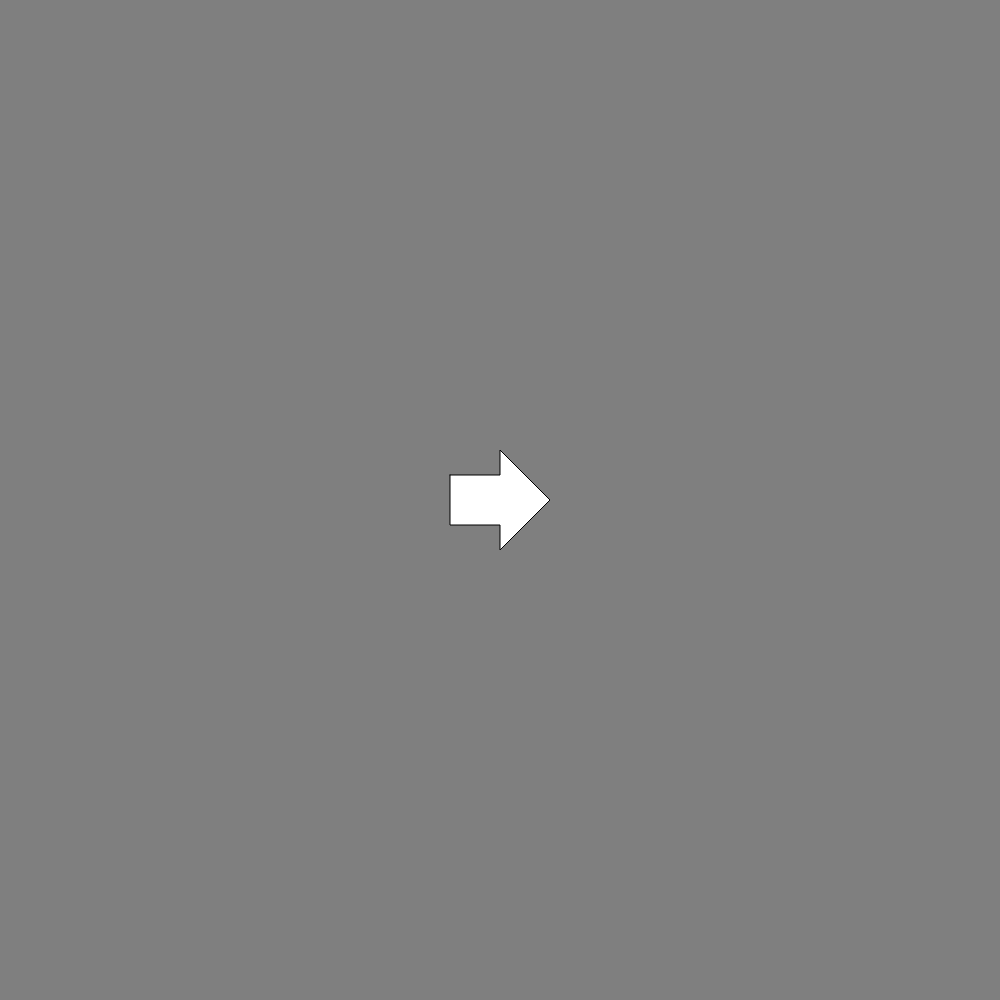
Frame 1 (no input)
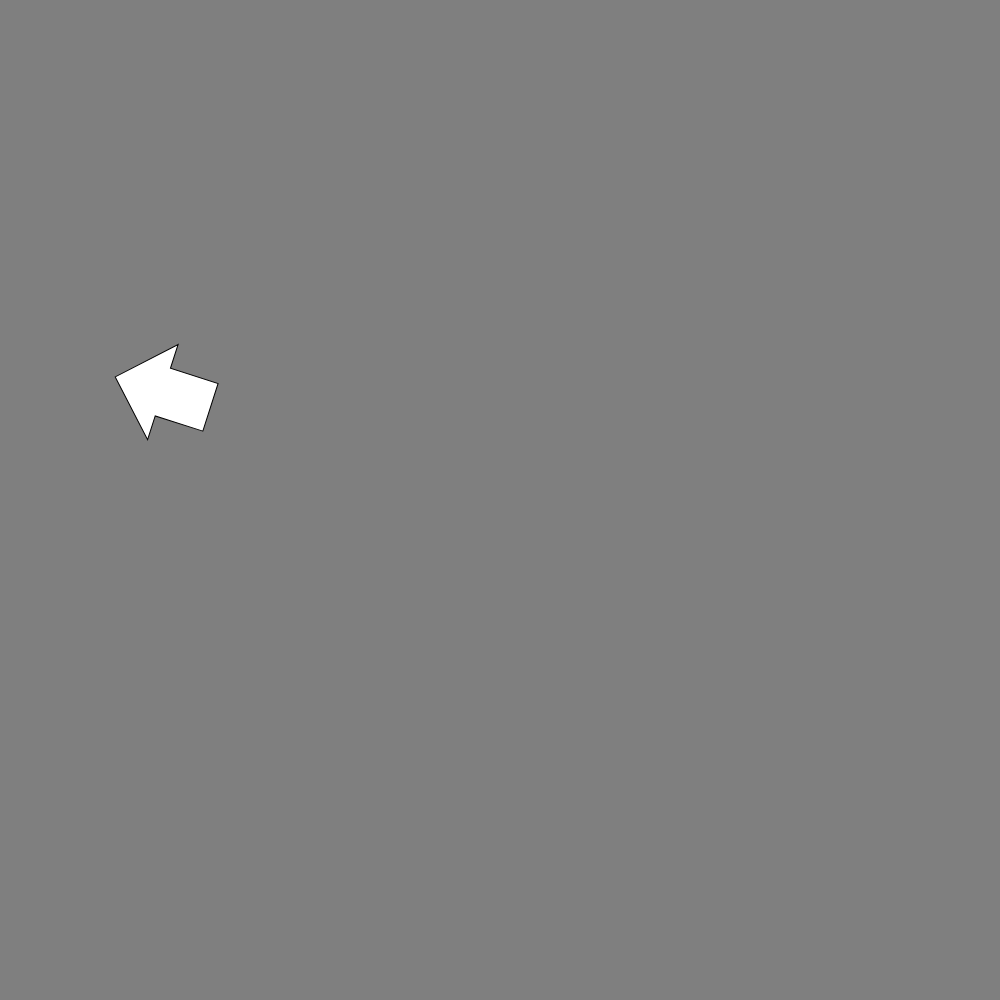
Frame 60 (no input)
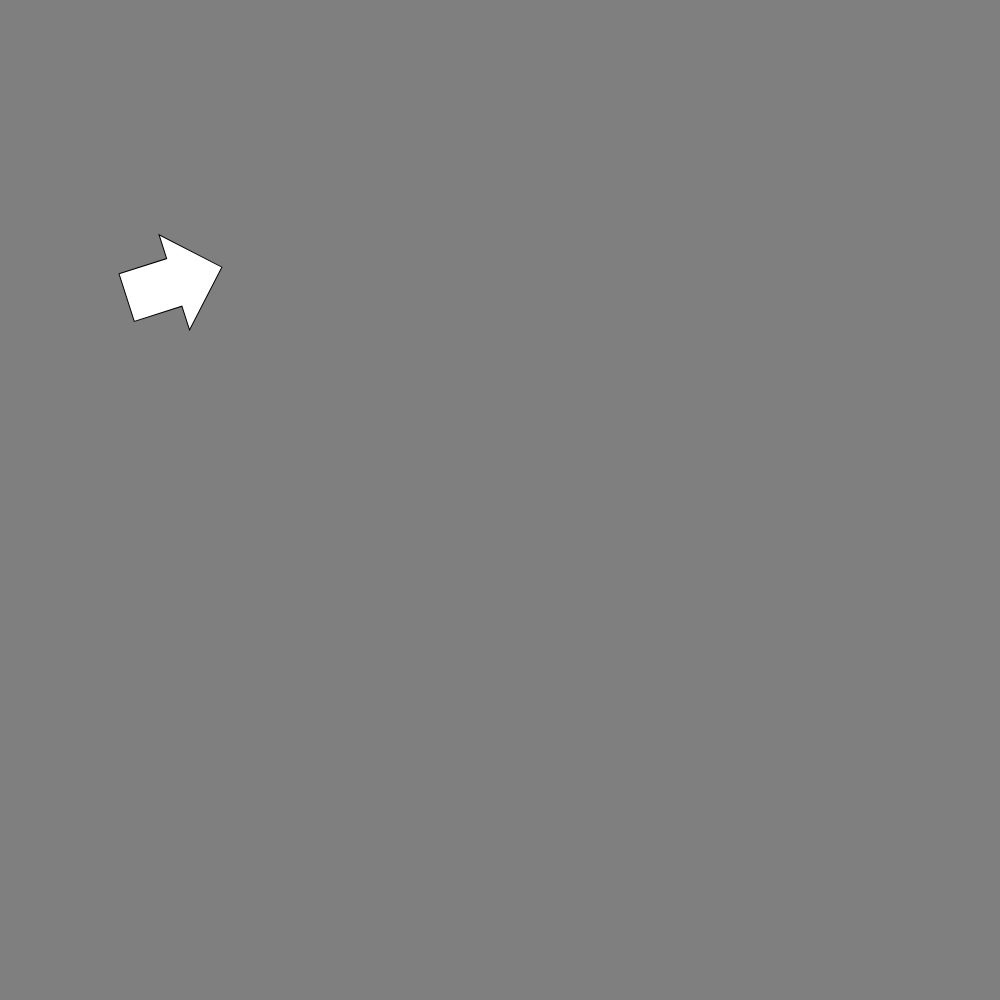
Frame 120 (the mouse pressed at the canvas centre since frame 60)

The p5.js sketch that drew these frames (run headless with seeded random() and noise() and a simulated clock; from frame 60 on, the mouse is pressed at the canvas centre):

// p5.js sketch
// ── sketch.js
let direction = 60;
let speed = 6;
let a = 0;
function setup() {
    velx = speed * cos(direction);
    vely = speed * sin(direction);
    createCanvas(1000,1000);
    background(127);
    noFill();
    angleMode(DEGREES);
    arrow = new ArrowUpdated(width/2, height/2, velx, vely, 0, 255);

}

function draw() {
    background(127);
    arrow.drawArrow();
    arrow.moveArrow();

    
}





// ── arrowUpdated.js
//Arrow class
class ArrowUpdated {
	constructor(x, y, vx, vy, rotation, c) {
		//x and y properties of arrow
		this.x = x;
		this.y = y;
		this.vx = vx;
		this.vy = vy;
		this.rotation = rotation;
		this.c = c;
	}
	//function to draw the arrow
	drawArrow() {
		push();
		//translate from the top left corner to x and y of object
		translate(this.x, this.y);
		//rotate by rotation value of object
		rotate(this.rotation);
		fill(this.c);
		beginShape();
		vertex(-50, -25);
		vertex(0, -25);
		vertex(0, -50);
		vertex(50, 0);
		vertex(0, 50);
		vertex(0, 25);
		vertex(-50, 25);
		vertex(-50, -25);
		endShape();
		pop();
		
	}
	moveArrow()
	{
		this.x = this.x + this.vx;
		this.y = this.y + this.vy;

		this.rotation = atan2(this.vy, this.vx)
		
		if(this.x < 0 || this.x > 1000){
			this.vx = -this.vx;
		}
		if (this.y < 0 || this.y > 1000){
			this.vy = -this.vy;
		}

		
	}
}
